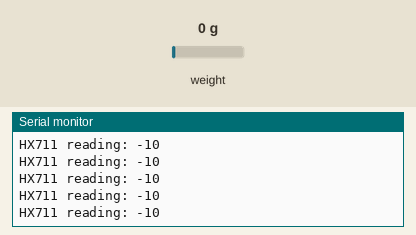
This sketch was run on a simulated Arduino Uno, built with avr-gcc and run on an emulated ATmega328P. Parts: the last lines printed to the serial monitor. The test bench sets the inputs (shaded band); at power-on: weight on the scale 0 g.

Above: at 1.2 s.
1.3 s: weight on the scale set to 100 g
At 1.37 s:
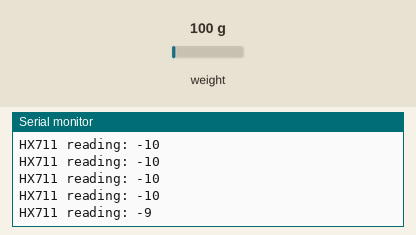
2.8 s: weight on the scale set to 1250 g
At 2.84 s:
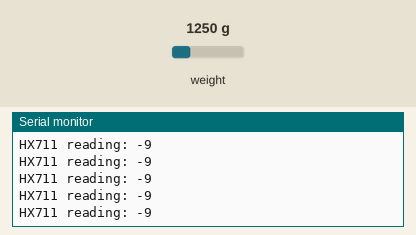
Timing chart, 0 to 5.8 s (numbered marks = the images above; inputs shaded):
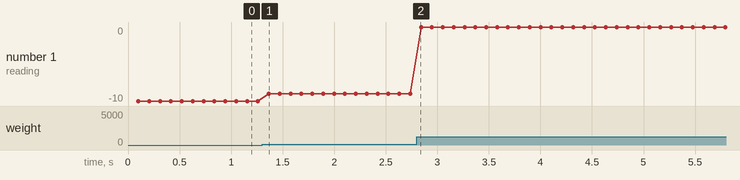

The sketch:

presion.ino
```cpp
#include "HX711.h"

// HX711 circuit wiring
const int LOADCELL_DOUT_PIN = 12;
const int LOADCELL_SCK_PIN = 3;

HX711 scale;

void setup() {
  Serial.begin(57600);
  scale.begin(LOADCELL_DOUT_PIN, LOADCELL_SCK_PIN);
}

void loop() {
  //map(reading, 850000, 3000000, 5, 67);
  if (scale.is_ready()) {
    long reading = scale.read();
    Serial.print("HX711 reading: ");
    Serial.println(map(reading, 820000, 3200000, 5, 50));
  } else {
    Serial.println("HX711 not found.");
  }

  delay(5);

}
```

Measured:
- after the input at 1.3 s, the serial monitor: prints a new line after 0.07 s (image 1)
- plotted number 1: -10 → -9 after the input at 1.3 s, -9 → 0 after the input at 2.8 s
